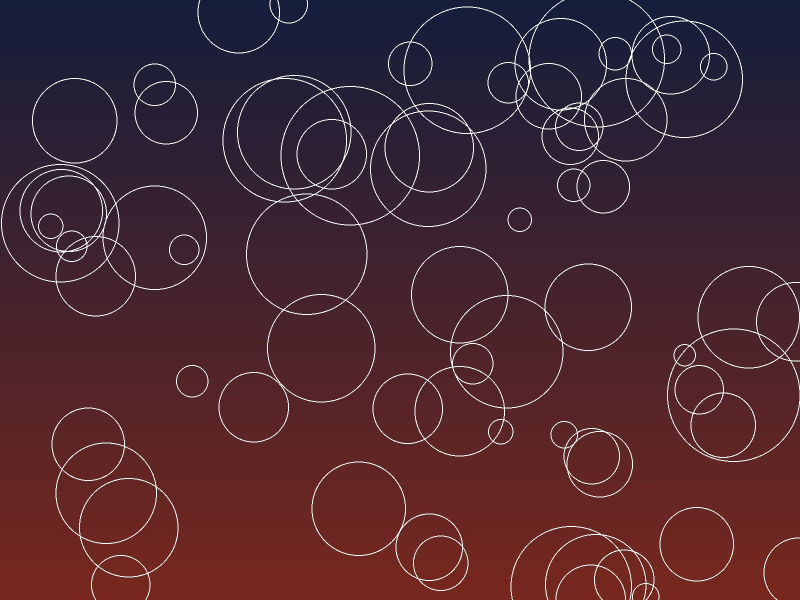
#> input picture jobs/assets/img1.jpg, 1600 x 1200 px (shown at 1/2 size)
$ python -i masks.py   (imports and definitions only)
#> lines starting #> are read from the running program, lines starting #| are printed output that depends on the picture
#> further down, picture is the input picture: PIL image 1600x1200 RGB; mean R, G, B 74.7, 40.8, 50.4
"""Masks — the foundation. Six of the twelve effects need one.

The rule that makes masking look expensive: do not cut a hard-edged rectangle.
Feather the edge by 1-3 px and lift the matte slightly, or the composite reads
as a sticker instead of a photograph.
"""
import numpy as np
from PIL import Image, ImageFilter, ImageDraw

def _np(im: Image.Image) -> np.ndarray:
    return np.asarray(im.convert("RGB"), dtype=np.float32)

def _pil(a: np.ndarray) -> Image.Image:
    return Image.fromarray(np.clip(a, 0, 255).astype(np.uint8))

def _feather(mask: np.ndarray, px: float = 2.0) -> np.ndarray:
    m = Image.fromarray((np.clip(mask, 0, 1) * 255).astype(np.uint8))
    m = m.filter(ImageFilter.GaussianBlur(max(0.5, px)))
    return np.asarray(m, dtype=np.float32) / 255.0

# [41 lines left out: functions subject_mask, cutout, silhouette, not called in this run]

def chroma_red_mask(im: Image.Image, tol: float = 0.18) -> np.ndarray:
    """Mask of the one red element in a mostly-grey frame.

    This is the selective-colour primitive: desaturate everything, keep this.
    """
    a = _np(im) / 255.0
    r, g, b = a[..., 0], a[..., 1], a[..., 2]
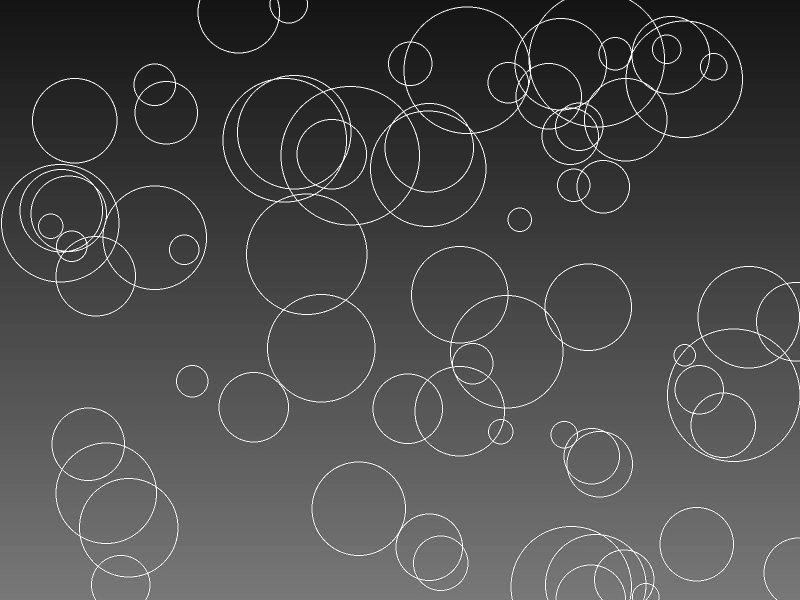
#> r: shape (1200, 1600) float32 (shown at 1/2 size); min 0.0235, max 1, mean 0.293
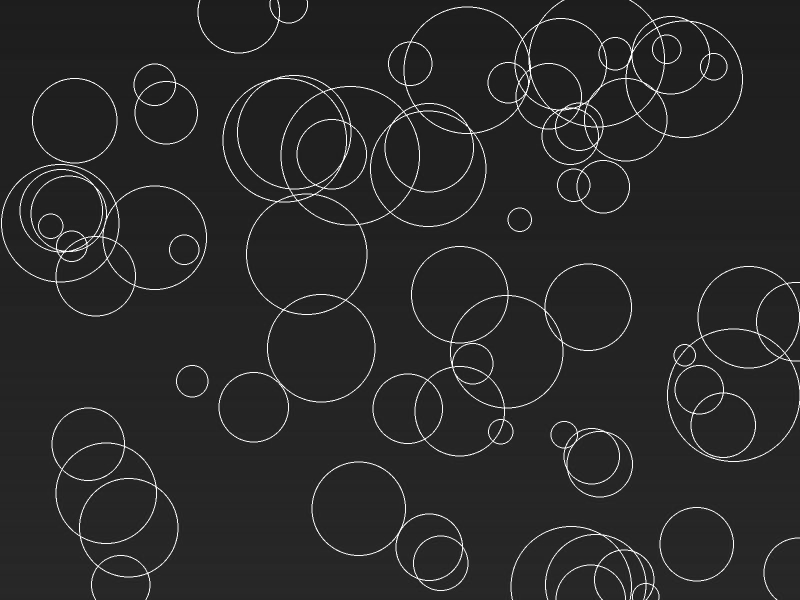
#> g: shape (1200, 1600) float32 (shown at 1/2 size); min 0.0471, max 1, mean 0.16
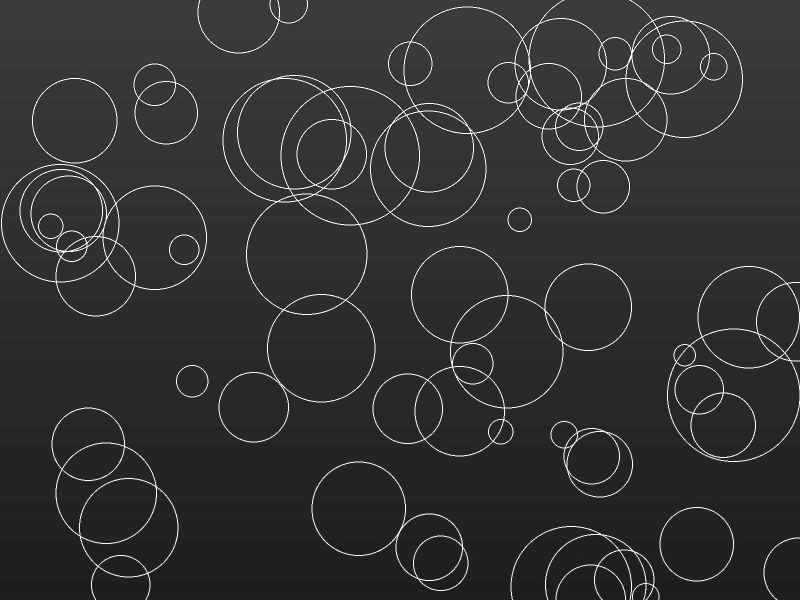
#> b: shape (1200, 1600) float32 (shown at 1/2 size); min 0.0353, max 1, mean 0.198
    red = np.clip((r - np.maximum(g, b)) / max(tol, 1e-3), 0, 1)
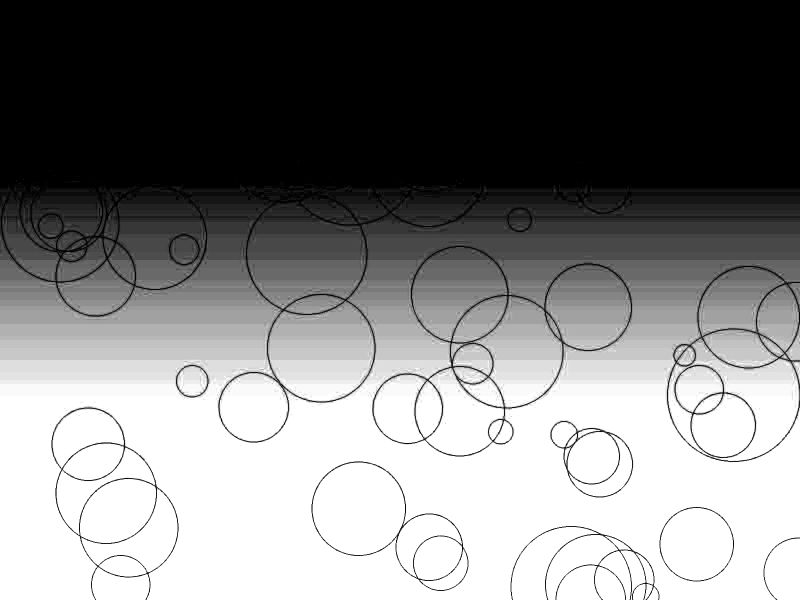
#> red: shape (1200, 1600) float32 (shown at 1/2 size); min 0, max 1, mean 0.502
    return _feather(red, 1.5)

# [14 lines left out: function text_mask, not called in this run]

>>> from PIL import Image
>>> picture = Image.open('../../../jobs/assets/img1.jpg')
>>> result = chroma_red_mask(picture)

$ run again, on jobs/assets/img2.jpg
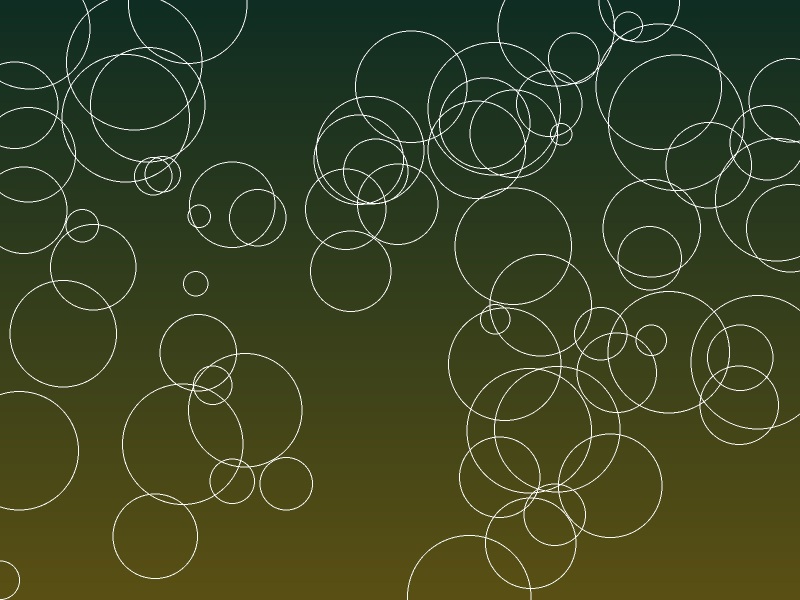
#> input picture jobs/assets/img2.jpg, 1600 x 1200 px (shown at 1/2 size)
#> picture is the input picture: PIL image 1600x1200 RGB; mean R, G, B 58.7, 68.2, 34.4
#> in chroma_red_mask, `r, g, b = a[..., 0], a[..., 1], a[..., 2]`:
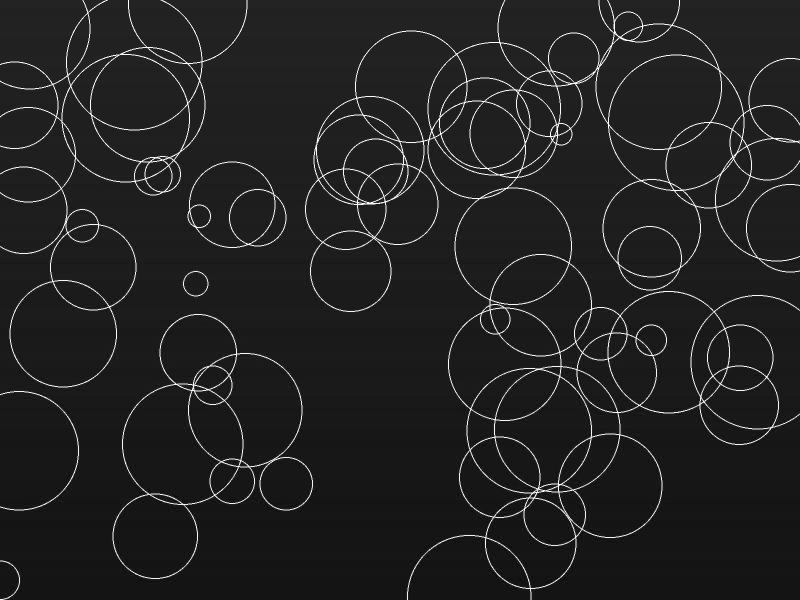
#> b: shape (1200, 1600) float32 (shown at 1/2 size); min 0, max 1, mean 0.135
#> in _feather, `return np.asarray(m, dtype=np.float32) / 255.0`:
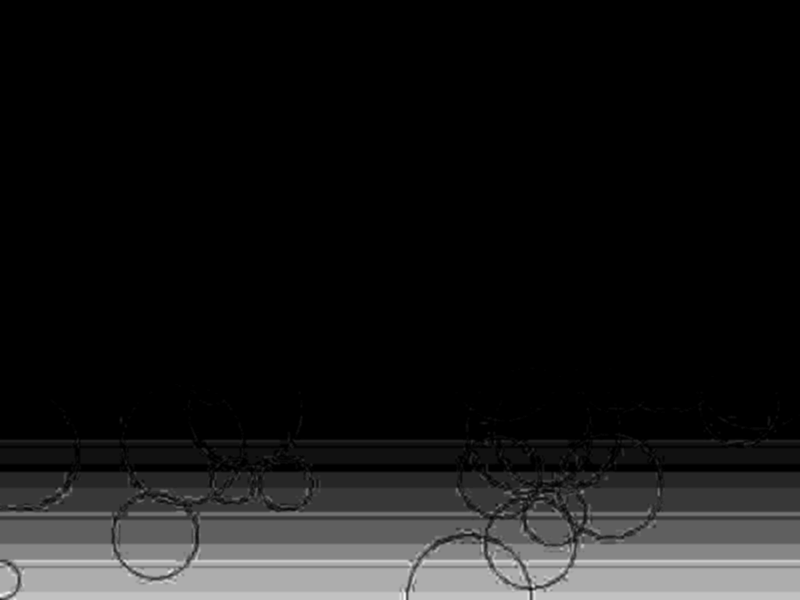
#> returned value: shape (1200, 1600) float32 (shown at 1/2 size); min 0, max 0.282, mean 0.0264; drawn with min black and max white

$ run again, on jobs/assets/img3.jpg
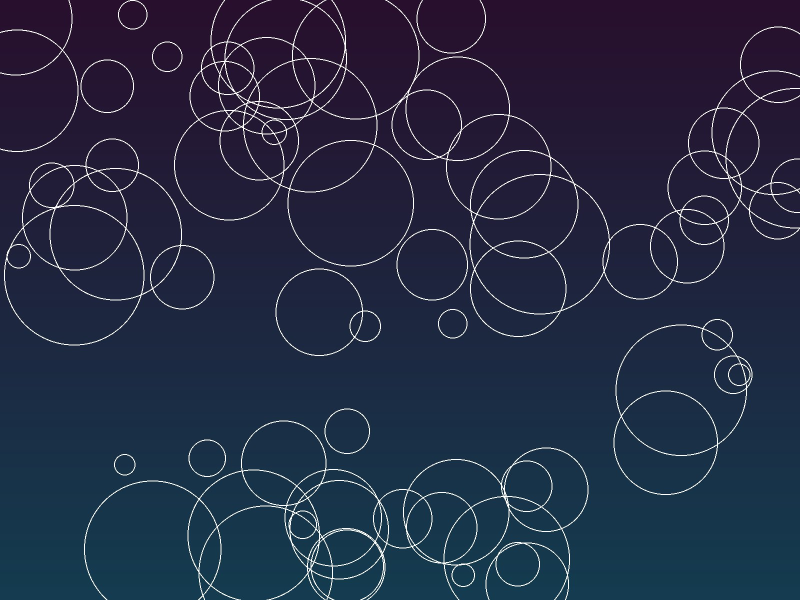
#> input picture jobs/assets/img3.jpg, 1600 x 1200 px (shown at 1/2 size)
#> picture is the input picture: PIL image 1600x1200 RGB; mean R, G, B 36.3, 43.6, 67.5
#> in chroma_red_mask, `r, g, b = a[..., 0], a[..., 1], a[..., 2]`:
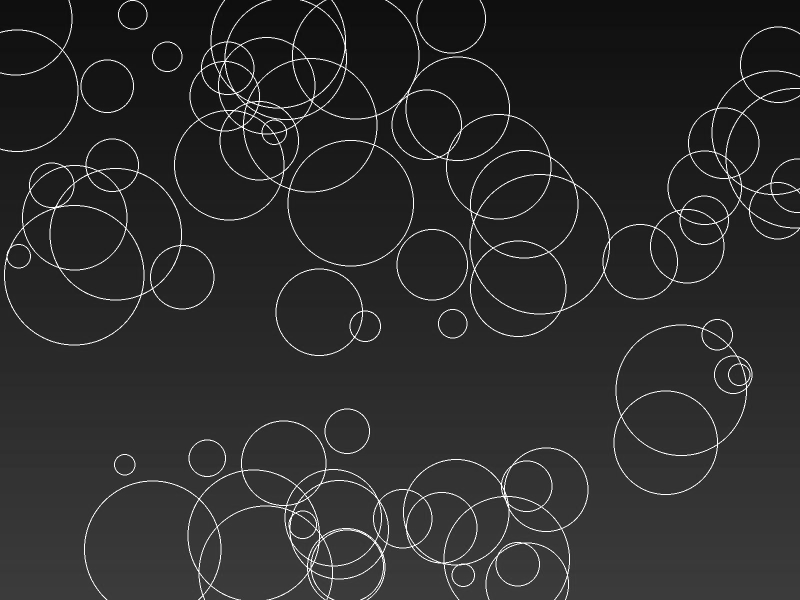
#> g: shape (1200, 1600) float32 (shown at 1/2 size); min 0, max 1, mean 0.171
#> in chroma_red_mask, `r, g, b = a[..., 0], a[..., 1], a[..., 2]`:
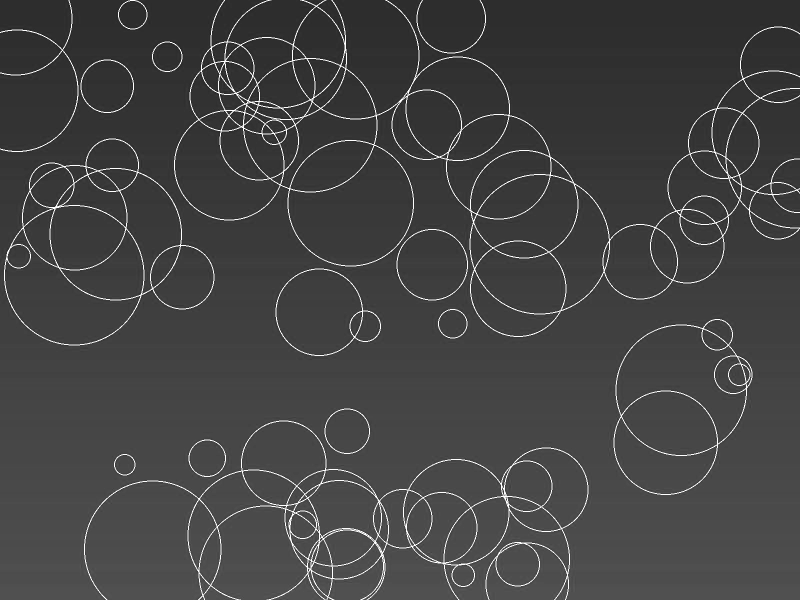
#> b: shape (1200, 1600) float32 (shown at 1/2 size); min 0.0667, max 1, mean 0.265
